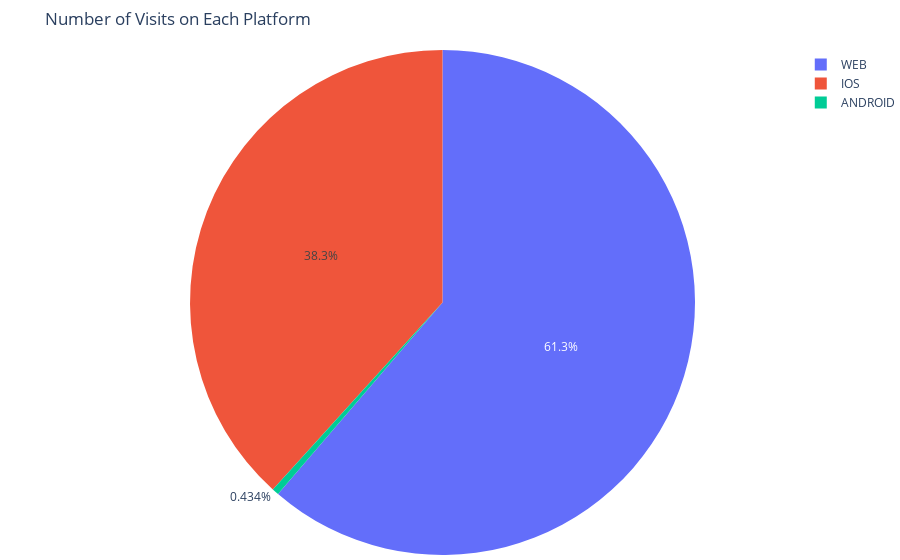
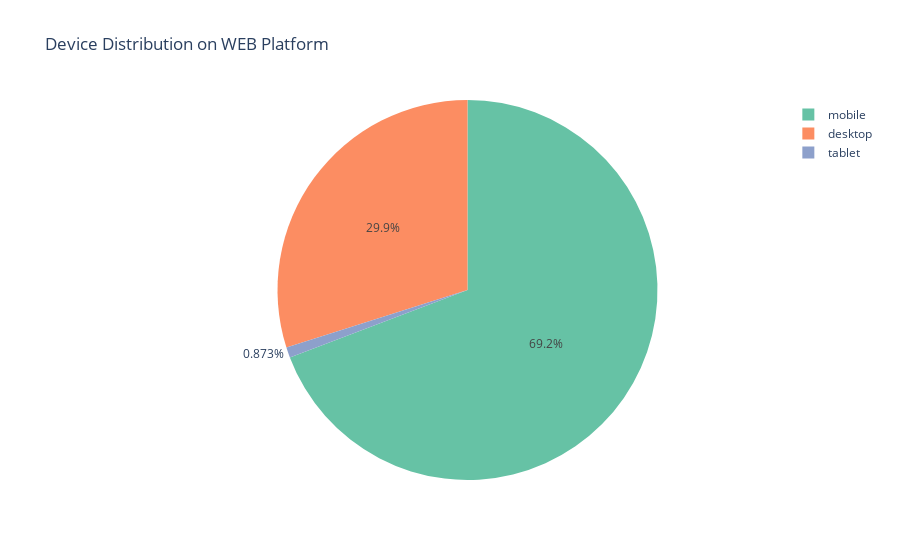

Notebook cell for these charts, in order:
### Code cell
import plotly.express as px

# Grouping data by platform and calculating the number of visits
platform_visits = visits['platform'].value_counts()

# Creating a pie chart for platform distribution
fig = px.pie(platform_visits,
             labels=platform_visits.index,
             values=platform_visits,
             title='Number of Visits on Each Platform',
             names=platform_visits.index
             # hole=0.4,
             # color_discrete_sequence=px.colors.qualitative.Pastel
            )

# Grouping data by device for the WEB platform
web_platform = visits[visits['platform'] == 'WEB']
web_device_counts = web_platform['device'].value_counts()

# Creating a pie chart for device distribution on WEB platform
fig2 = px.pie(web_device_counts,
              labels=web_device_counts.index,
              values=web_device_counts,
              title='Device Distribution on WEB Platform',
              names=web_device_counts.index,
              # hole=0.4,
              color_discrete_sequence=px.colors.qualitative.Set2
             )

# Update layout for subplots
fig.update_layout(
    grid={'rows': 1, 'columns': 2},
    margin=dict(l=0, r=0, b=0, t=50),
    width=800
)

# Display the charts
fig.show()
fig2.show()

### Figure 1 — Plotly figure (JSON) as saved in the notebook; plotly's stock layout.template omitted (floating-point values rounded to 4 significant figures)
{"data": [{"domain": {"x": [0, 1], "y": [0, 1]}, "hovertemplate": "index=%{label}<br>value=%{value}<extra></extra>", "labels": ["WEB", "IOS", "ANDROID"], "legendgroup": "", "name": "", "showlegend": true, "type": "pie", "values": [66171, 41321, 469]}], "layout": {"autosize": true, "grid": {"columns": 2, "rows": 1}, "legend": {"tracegroupgap": 0}, "margin": {"b": 0, "l": 0, "r": 0, "t": 50}, "title": {"text": "Number of Visits on Each Platform"}}}

### Figure 2 — Plotly figure (JSON) as saved in the notebook; plotly's stock layout.template omitted (floating-point values rounded to 4 significant figures)
{"data": [{"domain": {"x": [0, 1], "y": [0, 1]}, "hovertemplate": "index=%{label}<br>value=%{value}<extra></extra>", "labels": ["mobile", "desktop", "tablet"], "legendgroup": "", "name": "", "showlegend": true, "type": "pie", "values": [45810, 19783, 578]}], "layout": {"autosize": true, "legend": {"tracegroupgap": 0}, "piecolorway": ["rgb(102,194,165)", "rgb(252,141,98)", "rgb(141,160,203)", "rgb(231,138,195)", "rgb(166,216,84)", "rgb(255,217,47)", "rgb(229,196,148)", "rgb(179,179,179)"], "title": {"text": "Device Distribution on WEB Platform"}}}
